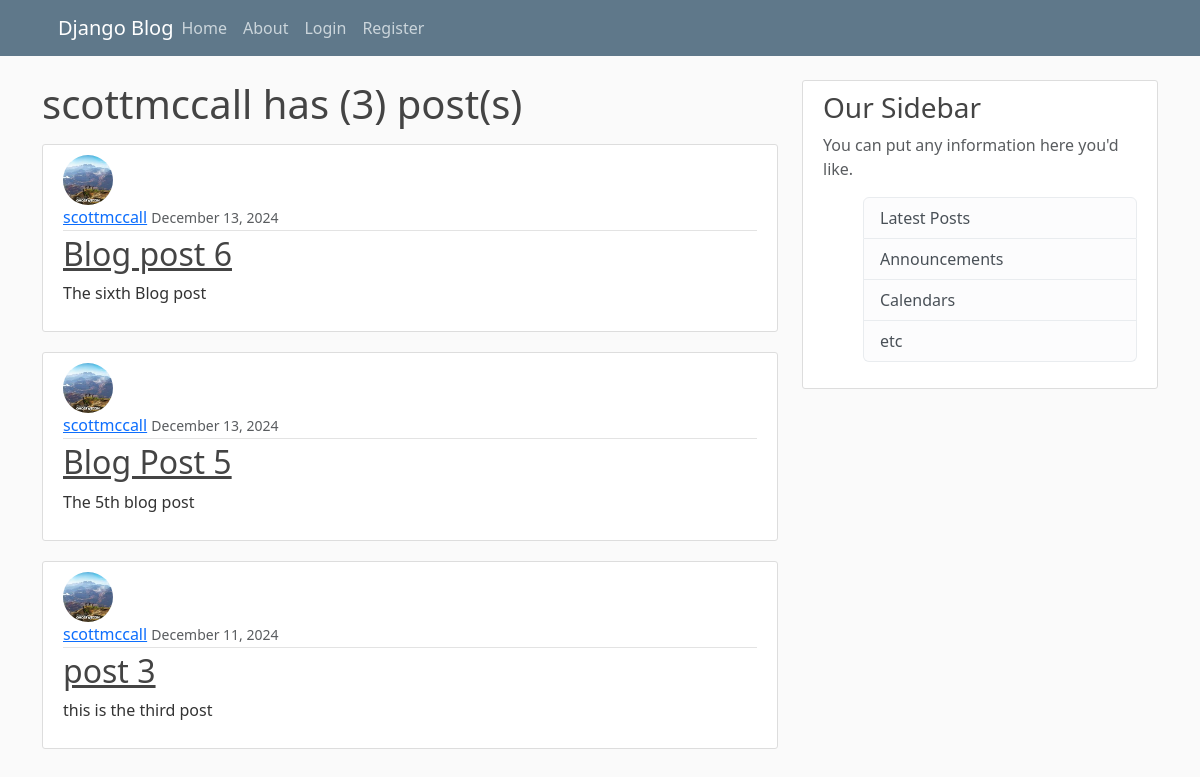
Screenshot of /user/scottmccall with the database file from the repository.
### blogsite/models.py (models this page shows, shortened)
class post(models.Model):
    title = models.CharField(max_length=100)
    content = models.TextField()
    date_posted = models.DateTimeField(default=timezone.now)
    author = models.ForeignKey(User,on_delete=models.CASCADE)

### users/models.py (models this page shows, shortened)
class Profile(models.Model):
    user = models.OneToOneField(User,on_delete=models.CASCADE)
    image = models.ImageField(default='default.jpg',upload_to='profile_pics')
    bio = models.TextField(300)

### blogsite/views.py (the view)
# urls.py: path('user/<str:username>',UserPostListView.as_view(),name='user-post' ),
class UserPostListView(ListView):
    model = post
    template_name = 'blogsite/user_posts.html'
    context_object_name = 'posts'
    paginate_by = 5
    def get_queryset(self):
        user = get_object_or_404(User,username=self.kwargs.get('username'))
        return post.objects.filter(author=user).order_by('-date_posted')

### blogsite/templates/blogsite/user_posts.html (shortened to what this page needs)
{% extends "blogsite/base.html" %}
{% block content %}
  <h1 class="mb-3"> {{ view.kwargs.username }} has ({{ page_obj.paginator.count }}) post(s)</h1>
  {% for post in posts %}
    <article class="media content-section">
      <img class="rounded-circle article-image" src="{{ post.author.profile.image.url }}">
      <div class="media-body">
        <div class="article-metadata">
          <a class="mr-2" href="{% url 'user-post' post.author.username %}">{{ post.author }}</a>
          <small class="text-muted">{{ post.date_posted|date:"F d, Y" }}</small>
        </div>
        <h2><a class="article-title" href="{% url 'post-detail' post.id %}">{{ post.title }}</a></h2>
        <p class="article-content">{{ post.content }}</p>
      </div>
    </article>
  {% endfor %}
{% endblock content %}

### blogsite/static/blogsite/main.css (style rules this page uses)
body { background: #fafafa; color: #333333; margin-top: 5rem; }
h1, h2, h3, h4, h5, h6 { color: #444444; }
.content-section { background: #ffffff; padding: 10px 20px; border: 1px solid #dddddd; border-radius: 3px; margin-bottom: 20px; }
.article-title { color: #444444; }
.article-content { white-space: pre-line; }
.article-metadata { padding-bottom: 1px; margin-bottom: 4px; border-bottom: 1px solid #e3e3e3 }

### blogsite/templates/blogsite/user_posts.html (style rules this page uses)
.article-image { width: 50px; height: 50px; object-fit: cover; }

### rows the page displays
post: author.profile.image (picture), author "scottmccall", date_posted "December 13, 2024", title "Blog post 6", content "The sixth Blog post"
post: author.profile.image (picture), author "scottmccall", date_posted "December 13, 2024", title "Blog Post 5", content "The 5th blog post"
post: author.profile.image (picture), author "scottmccall", date_posted "December 11, 2024", title "post 3", content "this is the third post"

### other values shown
{{ view.kwargs.username }} "scottmccall"
{{ page_obj.paginator.count }} "3"
